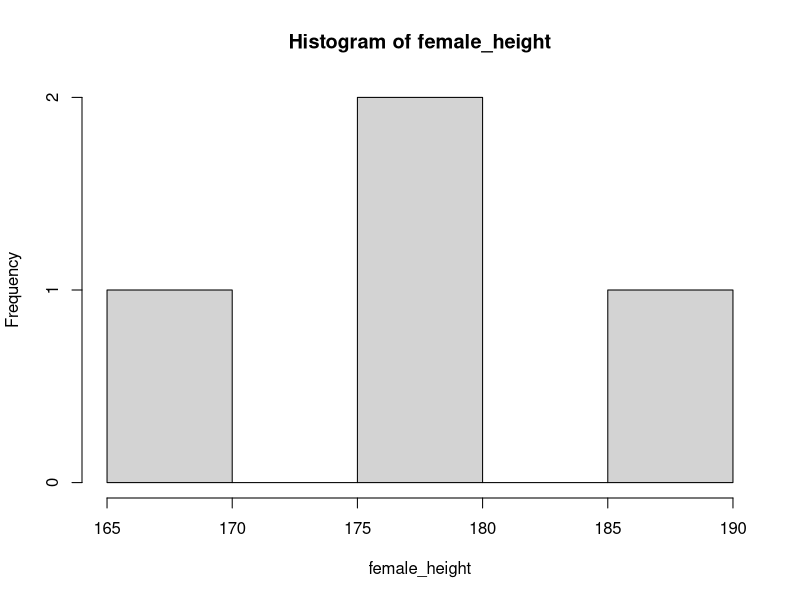
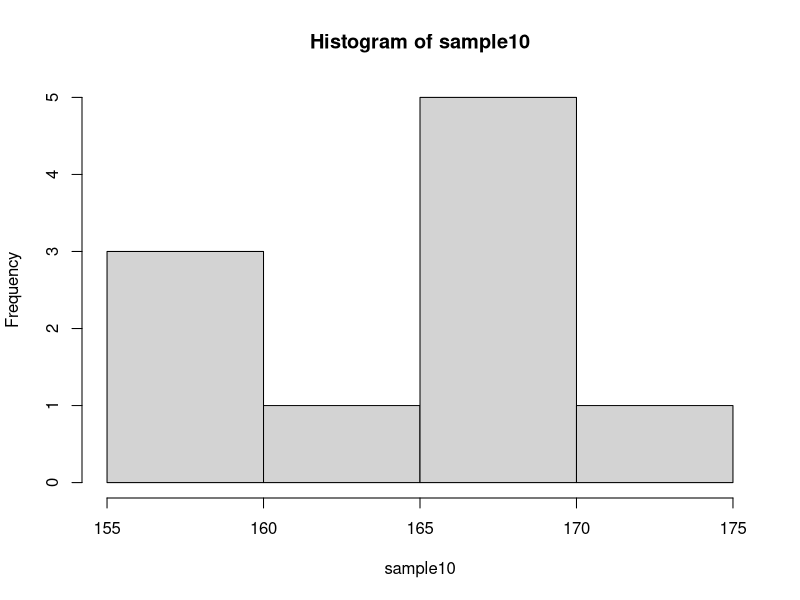
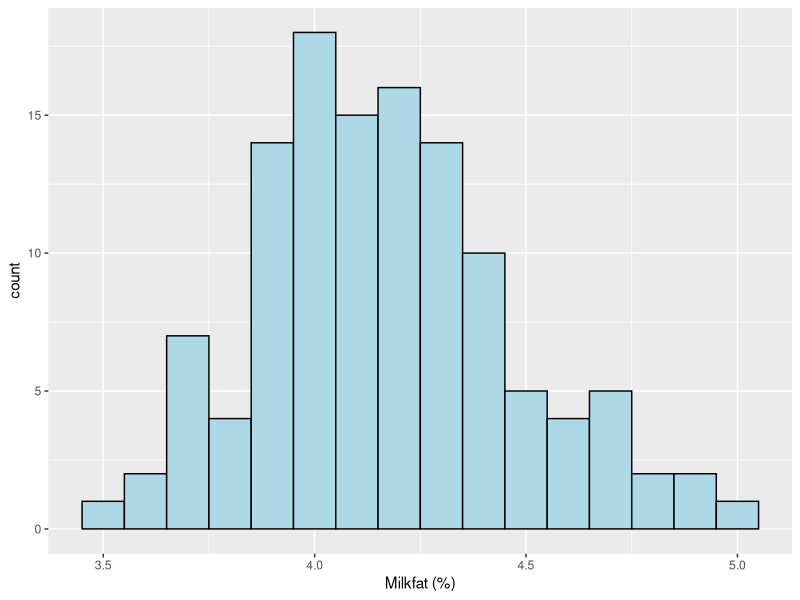
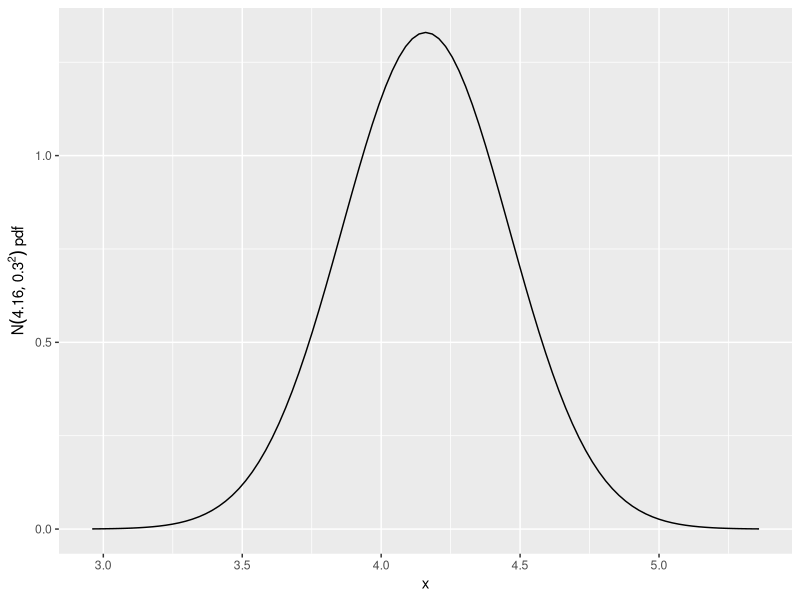
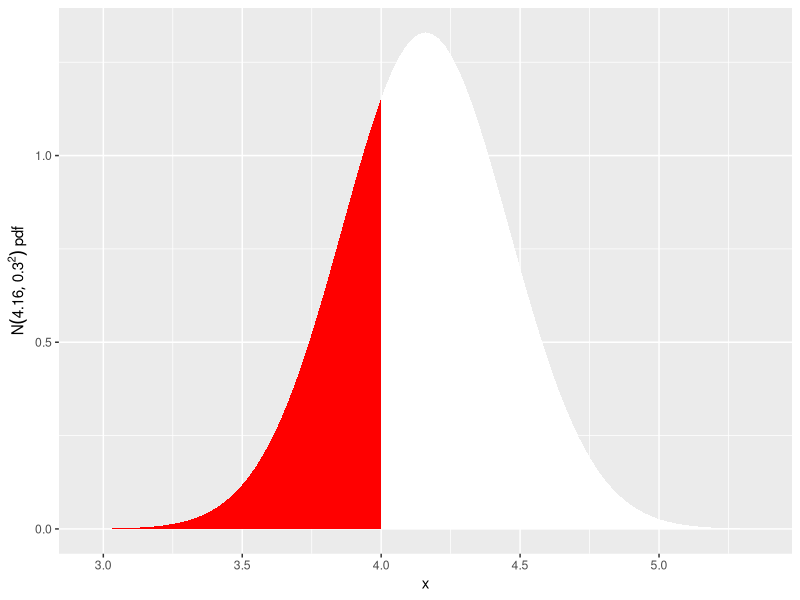
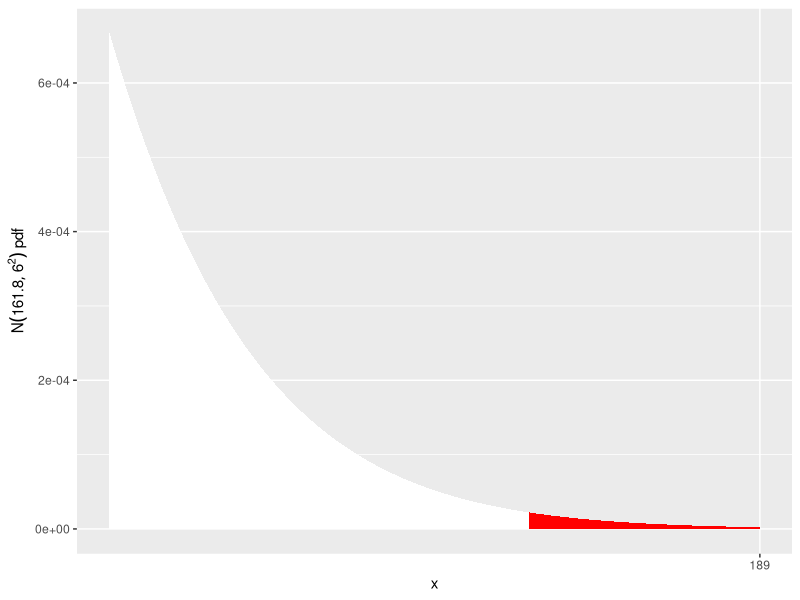

The R source for these figures, in order:
## ---- chunk 1
knitr::opts_chunk$set(echo = TRUE)
## ---- chunk 2
female_height <- c(176, 180, 187, 168)
male_height <- c(175, 183, 163, 190)
## ---- chunk 3
f_mean <- mean(female_height)
f_sd <- sd(female_height)
hist(female_height) 
## ---- chunk 4
set.seed(1) # means that we all generate the same set of random numbers so we can compare
sample10 = rnorm(10,163.9,6.6) #generates a random sample of size 10 from N(163.9,6.6^2)
sample10 # prints the 10 simulated values (you may not want this with the 10K simulations!!)
mean(sample10)
sd(sample10)
hist(sample10)
## ---- chunk 5
1-pnorm(180,163.9,6.6) ## actual p
length(which(sample10>=180))/10 ## simulated p for sample size 10
## ---- chunk 6
library(readxl)
milkfat <- read_excel("data/ENVX1002_Data4.xlsx", sheet = "Milkfat")
## ---- chunk 7
mean(milkfat$Milkfat)
## ---- chunk 8
require(ggplot2)
ggplot(milkfat, aes(x=Milkfat)) +  
  geom_histogram(binwidth = 0.1, fill="lightblue", color="black") +
  xlab("Milkfat (%)") 
## ---- chunk 9
s=sort(milkfat$Milkfat) # Sorts the data
s # Look at the sorted data
length(s[s>=5.5]) # Counts how many are >= 5.5
## ---- chunk 10
## Your turn
## ---- chunk 11
library(ggplot2)
ggplot(data.frame(x = c(4.16-4*0.3, 4.16+4*0.3)), aes(x = x)) +
  stat_function(fun = dnorm, args = list(mean = 4.16, sd=0.30)) +
  xlab("x") +
  ylab(expression(N(4.16,0.30^2)~pdf))
## ---- chunk 12
ggplot(data.frame(x = c(4.16-4*0.3, 4.16+4*0.3)), aes(x = x)) +
  stat_function(fun = dnorm, args = list(mean = 4.16, sd=0.30)
                ,geom = "area", fill = "white") +
  stat_function(fun = dnorm, args = list(mean = 4.16, sd=0.30)
    , xlim = c(4.16-4*0.3, 4), geom = "area", fill = "red") +
  xlab("x") +
  ylab(expression(N(4.16,0.30^2)~pdf))
## ---- chunk 13
pnorm(4,4.16,0.30)
## ---- chunk 14
1-pnorm(189, 161.8, 6)

ggplot() +
  stat_function(fun = dnorm, args = list(mean = 161.8, sd=6), 
                geom = "area", fill = "white", xlim = c(180, 161.8+4*6)) +
  stat_function(fun = dnorm, args = list(mean = 161.8, sd=6), 
                geom = "area", fill = "red", xlim = c(161.8+4*6, 189)) +
  xlab("x") +
  ylab(expression(N(161.8,6^2)~pdf)) +
  scale_x_continuous(breaks = 189)

